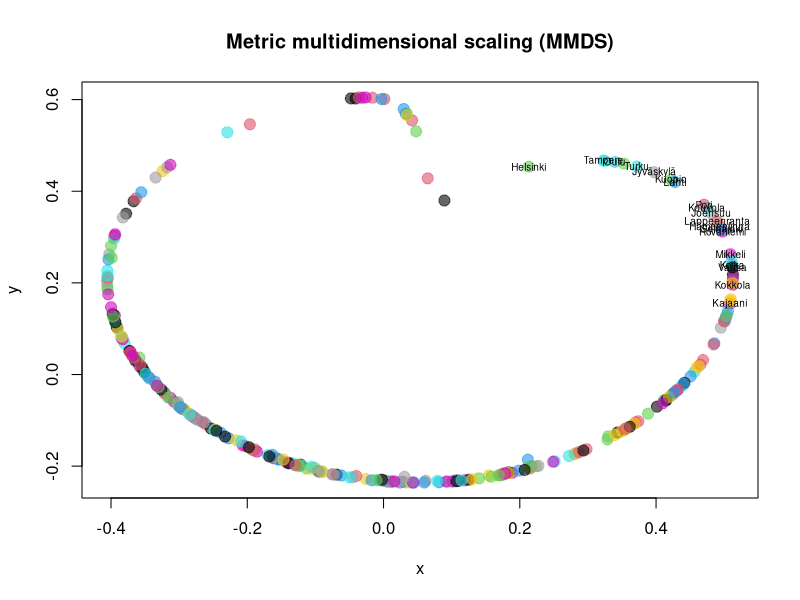

R code for this plot:
library(RColorBrewer)
library(vegan)
library(scales)
# Metric MDS

data <- read.csv("population_data.csv", sep=";", encoding = "UTF-8")

dis <- vegdist(data[c(2:21)])
MMDS <- cmdscale(dis)

nof_countries <- 310
palette_cols <- palette(rainbow(nof_countries))

plot(MMDS, pch=21, cex=1.5, xlab="x", ylab="y", col=alpha(palette_cols, 0.5),
     bg=alpha(palette_cols, 0.6), 
     main = "Metric multidimensional scaling (MMDS)")

# Annotate capital cities of regions in Finland

text(x=MMDS[35,1],y=MMDS[35,2],labels=data$Area[35], cex=0.6, offset = 10)
text(x=MMDS[269,1],y=MMDS[269,2],labels=data$Area[269], cex=0.6, offset = 10)
text(x=MMDS[277,1],y=MMDS[277,2],labels=data$Area[277], cex=0.6, offset = 10)
text(x=MMDS[181,1],y=MMDS[181,2],labels=data$Area[181], cex=0.6, offset = 10)
text(x=MMDS[64,1],y=MMDS[64,2],labels=data$Area[64], cex=0.6, offset = 10)
text(x=MMDS[115,1],y=MMDS[115,2],labels=data$Area[115], cex=0.6, offset = 10)
text(x=MMDS[202,1],y=MMDS[202,2],labels=data$Area[202], cex=0.6, offset = 10)
text(x=MMDS[124,1],y=MMDS[124,2],labels=data$Area[124], cex=0.6, offset = 10)
text(x=MMDS[244,1],y=MMDS[244,2],labels=data$Area[244], cex=0.6, offset = 10)
text(x=MMDS[289,1],y=MMDS[289,2],labels=data$Area[289], cex=0.6, offset = 10)
text(x=MMDS[230,1],y=MMDS[230,2],labels=data$Area[230], cex=0.6, offset = 10)
text(x=MMDS[108,1],y=MMDS[108,2],labels=data$Area[108], cex=0.6, offset = 10)
text(x=MMDS[109,1],y=MMDS[109,2],labels=data$Area[109], cex=0.6, offset = 10)
text(x=MMDS[43,1],y=MMDS[43,2],labels=data$Area[43], cex=0.6, offset = 10)
text(x=MMDS[56,1],y=MMDS[56,2],labels=data$Area[56], cex=0.6, offset = 10)
text(x=MMDS[158,1],y=MMDS[158,2],labels=data$Area[158], cex=0.6, offset = 10)
text(x=MMDS[130,1],y=MMDS[130,2],labels=data$Area[130], cex=0.6, offset = 10)
text(x=MMDS[70,1],y=MMDS[70,2],labels=data$Area[70], cex=0.6, offset = 10)
text(x=MMDS[102,1],y=MMDS[102,2],labels=data$Area[102], cex=0.6, offset = 10)



